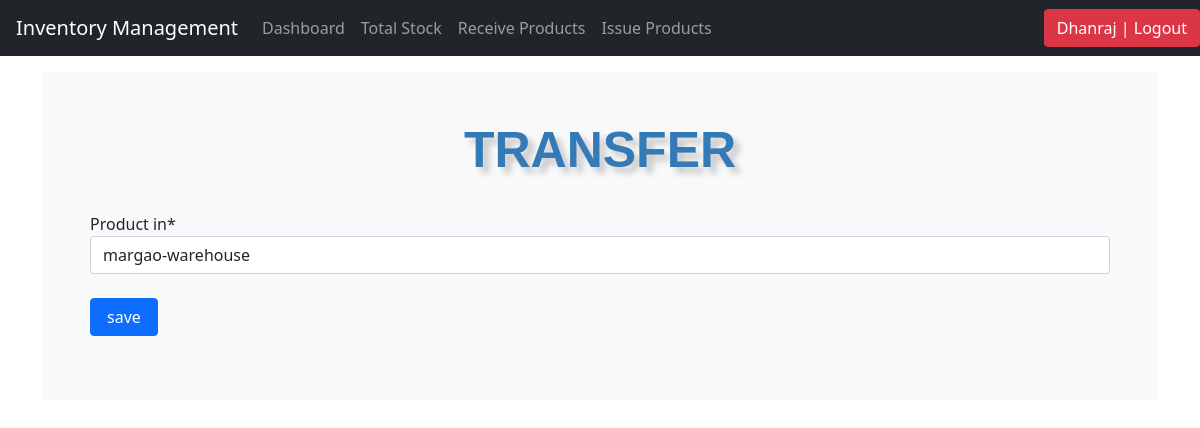
Page /transfer/4 (signed in) on the earlier database version.
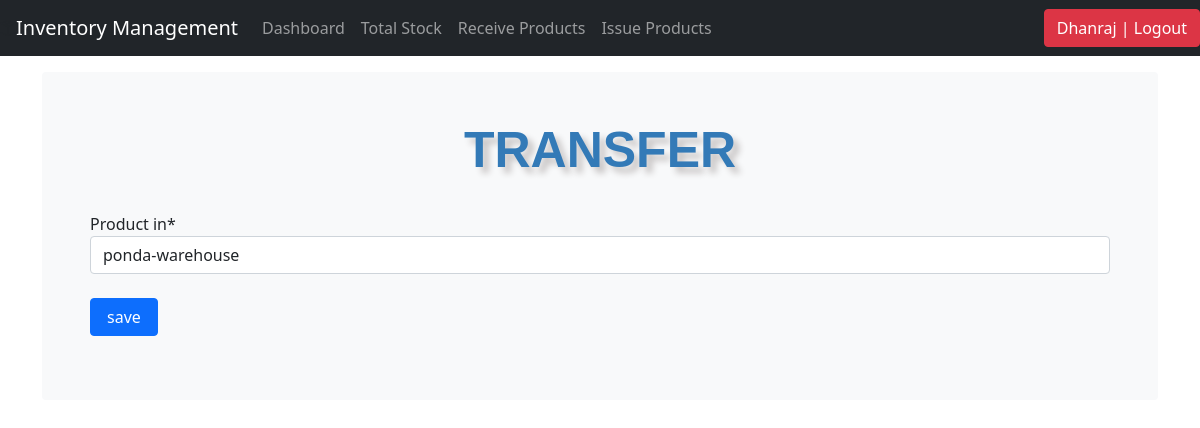
Same page on the later database version.
### inventory/models.py (models this page shows, shortened)
class Product_items_details(models.Model):
	product_item_name = models.ForeignKey(Products, on_delete=models.CASCADE, blank=False)
	purchased_from = models.ForeignKey(Suppliers, on_delete=models.CASCADE, blank=False)
	purchased_price = models.IntegerField(default='0', blank=True, null=True)
	selling_price = models.IntegerField(default='0', blank=True, null=True)
	product_in = models.ForeignKey(Warehouse, on_delete=models.CASCADE, blank=False)
	product_sold = models.BooleanField(default=0)
	sold_to = models.CharField(max_length=50, blank=True, null=True, choices=customers)
	last_updated = models.DateTimeField(auto_now_add=False, auto_now=True)
	timestamp = models.DateTimeField(auto_now_add=True, auto_now=False)

### inventory/views.py (the view, shortened to what this page needs)
# urls.py: path('transfer/<str:pk>', views.transfer, name='transfer'),
@login_required
def transfer(request,pk):
    product = Product_items_details.objects.get(id=pk)
    form = UpdateWarehouseForm(instance=product)
    products = Product_Rack.objects.all()
    context = {
        'title': 'TRANSFER',
        'pk': pk,
        'product': product,
        'form': form,
    }
    return render(request, 'transfer.html', context)

### inventory/forms.py
class UpdateWarehouseForm(forms.ModelForm):
	class Meta:
		model = Product_items_details
		fields = ['product_in']

### inventory/models.py (called while the page is built)
	def __str__(self):
		return self.warehouse_name

### inventory/templates/transfer.html (shortened to what this page needs)
{% load static %}
{% include 'navbar.html' %}
{% load crispy_forms_tags %}
<!doctype html>
<html lang="en">
  <head>
<link href="/docs/5.0/dist/css/bootstrap.min.css" rel="stylesheet">
<link rel="stylesheet" type="text/css" href="{% static 'css/stylesheet.css' %}">
<link rel="stylesheet" type="text/css" href="{% static 'css/bootstrap.min.css' %}">
    <link href="{% static 'css/navbar-top-fixed.css' %}" rel="stylesheet">
  </head>
  <body>
    <main role="main" class="container">
      <div class="bg-light p-5 rounded">
      <div class="jumbotron">
        <h1 class="header">{{title}}</h1>
        <br>
        <form method="post" action="">
           {{form|crispy}}
           <br>
           <input class="btn btn-primary px-3" type="submit" value="save" />
        </form>
      </div>
</main>
  </body>
</html>

Differences in the rows shown:
changed Product_items_details: product_in "margao-warehouse" → "ponda-warehouse"
